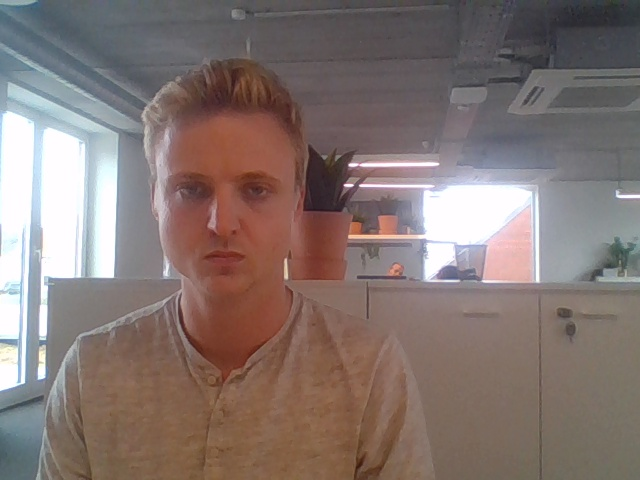
#> input picture new_pieter/img_1.jpg, 640 x 480 px, found by its file name
$ python testEncoding.py   (older library calls are emulated)
#> lines starting #> are read from the running program, lines starting #| are printed output that depends on the picture
### myImageLibrary.py
import numpy as np
import scipy.misc
import cv2
import glob
import os
import math
import pickle
import base64


# [27 lines left out: functions showimage, extract_face, extract_faces_bulk, not called in this run]

def crop_center(image,cropx,cropy):
    w = image.shape[1]
    h = image.shape[0]
    startx = w//2-(cropx//2)
    starty = h//2-(cropy//2)
    return image[starty:starty+cropy, startx:startx+cropx]

def resize_crop(image,square_size):
    w = image.shape[1]
    h = image.shape[0]
    min_dim = min(w,h)
    max_square_image = crop_center(image, min_dim, min_dim)
    result = cv2.resize(max_square_image,(square_size,square_size),0,0)
    return result


# [6 lines left out: function get_images, not called in this run]

def preprocess(img,transpose=True,normalize=False):
    #takes an image (face) of shape (x,x,3), transforms it to shape (1,3,x,x), pickles it and encodes to base64.
    #also normalizes before encoding if normalize=True
    #only transposes if tranpose=True
    if transpose:
        img = img.transpose(2,0,1)
    if normalize:
        img = np.around(img/255.0, decimals = 12)
    img = np.expand_dims(img,axis=0)
    img_pkl = pickle.dumps(img)
    img_base64 = base64.b64encode(img_pkl)
    return img_base64

### testEncoding.py
import cv2
import pickle
import numpy as np
import myImageLibrary
import os
import base64

img = myImageLibrary.resize_crop(cv2.imread("images/images_all/pieter/img_1.jpg"),96)
#> in resize_crop, `w = image.shape[1]`: w = 640
#> in resize_crop, `min_dim = min(w,h)`: min_dim = 480
#> in crop_center, `startx = w//2-(cropx//2)`: startx = 80
#> in crop_center, `starty = h//2-(cropy//2)`: starty = 0
#> in crop_center, `return image[starty:starty+cropy, startx:startx+cropx]`:
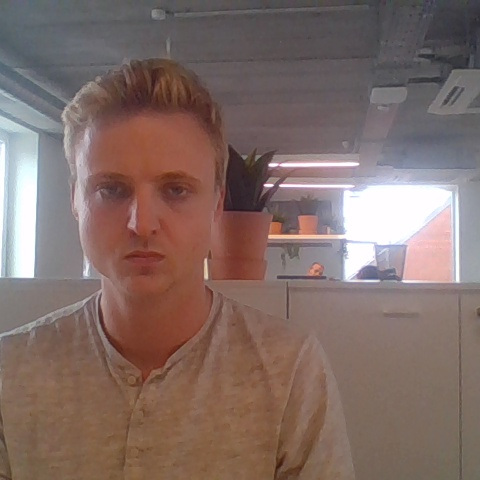
#> returned value: shape (480, 480, 3); mean of channels 0, 1, 2 103.1, 108.6, 129.2; drawn as B, G, R
#> in resize_crop, image is the input picture: shape (480, 640, 3); mean B, G, R 113.6, 117.5, 132.2
#> in resize_crop, `result = cv2.resize(max_square_image,(square_size,square_size),0,0)`:
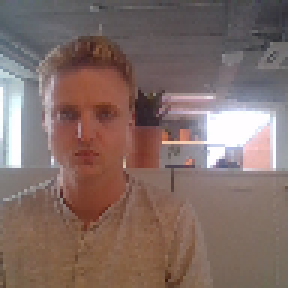
#> result: shape (96, 96, 3) (shown 3 times larger); mean B, G, R 103.1, 108.5, 129.2
img = np.expand_dims(img,axis=0) #reference

#img_base64 = str(myImageLibrary.preprocess(img,transpose=False),'utf-8')
img_pkl = str(myImageLibrary.preprocess(img,transpose=False),'utf-8')
# input_bytes = base64.b64decode(bytes(img_base64,'utf-8'))
input_bytes = bytes(img_pkl,'utf-8')
#> (the run stopped early here; a loop or call above may not have finished)

$ run again, with new_pieter/img_10.jpg copied over new_pieter/img_1.jpg
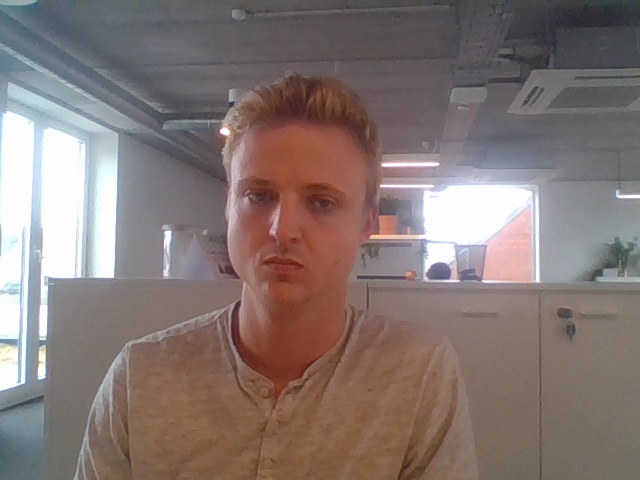
#> input picture new_pieter/img_10.jpg, 640 x 480 px, found by its file name
#> in resize_crop, `w = image.shape[1]`: w = 640
#> min_dim = 480
#> startx = 80
#> starty = 0
#> in crop_center, `return image[starty:starty+cropy, startx:startx+cropx]`:
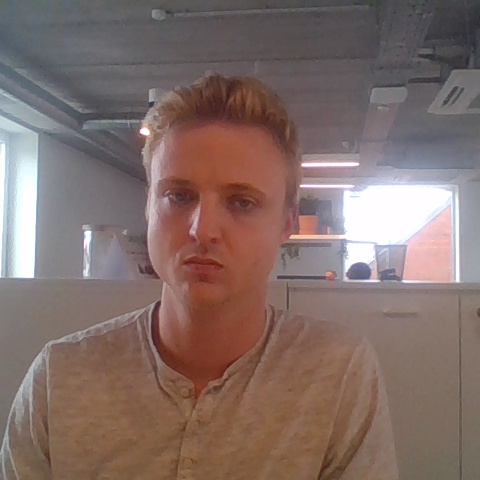
#> returned value: shape (480, 480, 3); mean of channels 0, 1, 2 104.9, 109.9, 129.8; drawn as B, G, R
#> in resize_crop, image is the input picture: shape (480, 640, 3); mean B, G, R 114.9, 118.4, 132.5
#> in resize_crop, `result = cv2.resize(max_square_image,(square_size,square_size),0,0)`:
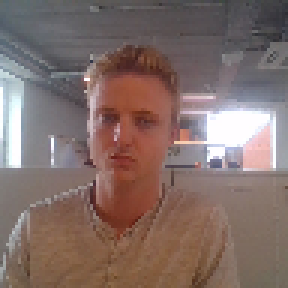
#> result: shape (96, 96, 3) (shown 3 times larger); mean B, G, R 105, 109.9, 129.8
